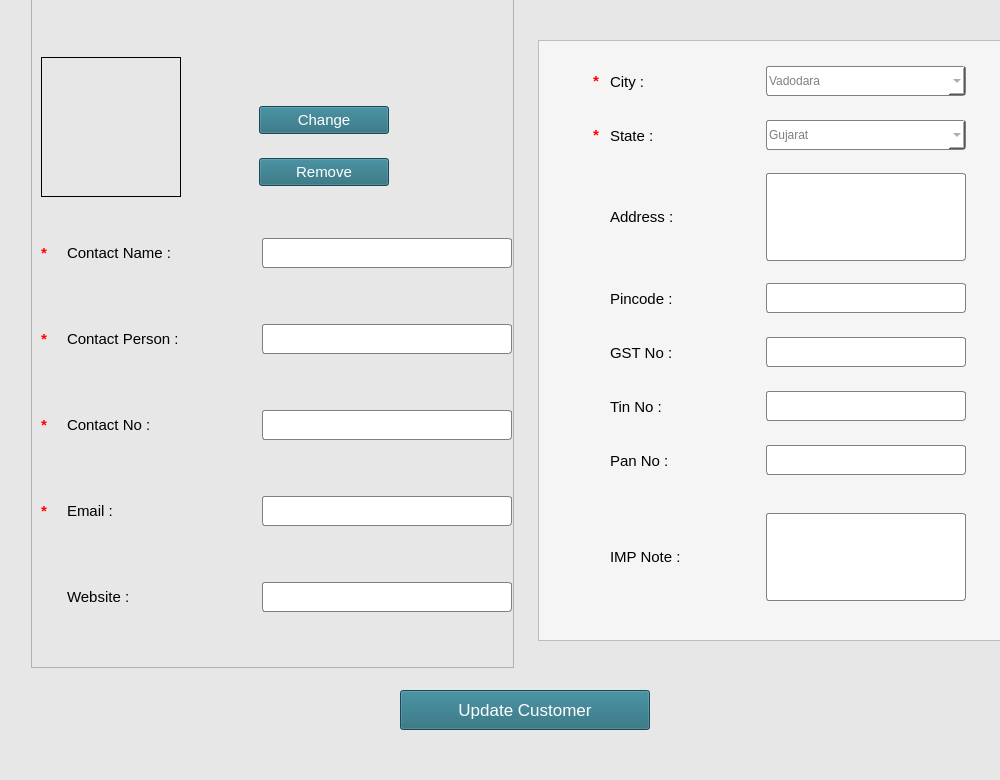
<?xml version="1.0" encoding="UTF-8"?>
<ui version="4.0">
 <class>MainWindow</class>
 <widget class="QMainWindow" name="MainWindow">
  <property name="geometry">
   <rect>
    <x>0</x>
    <y>0</y>
    <width>1000</width>
    <height>780</height>
   </rect>
  </property>
  <property name="minimumSize">
   <size>
    <width>1000</width>
    <height>780</height>
   </size>
  </property>
  <property name="maximumSize">
   <size>
    <width>1000</width>
    <height>780</height>
   </size>
  </property>
  <property name="windowTitle">
   <string>Update Customer</string>
  </property>
  <property name="styleSheet">
   <string notr="true">background-color: rgb(231, 231, 231);</string>
  </property>
  <widget class="QWidget" name="centralwidget">
   <widget class="QPushButton" name="pushButton_5">
    <property name="geometry">
     <rect>
      <x>400</x>
      <y>690</y>
      <width>250</width>
      <height>40</height>
     </rect>
    </property>
    <property name="font">
     <font>
      <pointsize>13</pointsize>
     </font>
    </property>
    <property name="styleSheet">
     <string notr="true">background-color: rgb(33, 103, 120);
color:white;</string>
    </property>
    <property name="text">
     <string>Update Customer</string>
    </property>
    <property name="icon">
     <iconset resource="../add_new_comp.qrc">
      <normaloff>:/sample/Images/edit264.png</normaloff>:/sample/Images/edit264.png</iconset>
    </property>
    <property name="iconSize">
     <size>
      <width>25</width>
      <height>25</height>
     </size>
    </property>
   </widget>
   <widget class="QWidget" name="formLayoutWidget_3">
    <property name="geometry">
     <rect>
      <x>538</x>
      <y>40</y>
      <width>483</width>
      <height>611</height>
     </rect>
    </property>
    <layout class="QGridLayout" name="gridLayout_3">
     <property name="bottomMargin">
      <number>10</number>
     </property>
     <property name="verticalSpacing">
      <number>10</number>
     </property>
     <item row="0" column="0">
      <widget class="QFrame" name="frame_2">
       <property name="styleSheet">
        <string notr="true">background-color: whitesmoke;</string>
       </property>
       <property name="frameShape">
        <enum>QFrame::StyledPanel</enum>
       </property>
       <property name="frameShadow">
        <enum>QFrame::Raised</enum>
       </property>
       <layout class="QGridLayout" name="gridLayout_2">
        <item row="0" column="0">
         <layout class="QVBoxLayout" name="verticalLayout_4">
          <item>
           <layout class="QHBoxLayout" name="horizontalLayout_3">
            <property name="bottomMargin">
             <number>15</number>
            </property>
            <item>
             <widget class="QLabel" name="label_25">
              <property name="minimumSize">
               <size>
                <width>11</width>
                <height>30</height>
               </size>
              </property>
              <property name="maximumSize">
               <size>
                <width>11</width>
                <height>30</height>
               </size>
              </property>
              <property name="font">
               <font>
                <pointsize>11</pointsize>
                <weight>75</weight>
                <bold>true</bold>
               </font>
              </property>
              <property name="styleSheet">
               <string notr="true">color:red;</string>
              </property>
              <property name="text">
               <string>*</string>
              </property>
             </widget>
            </item>
            <item>
             <widget class="QLabel" name="label_4">
              <property name="minimumSize">
               <size>
                <width>150</width>
                <height>33</height>
               </size>
              </property>
              <property name="maximumSize">
               <size>
                <width>150</width>
                <height>33</height>
               </size>
              </property>
              <property name="font">
               <font>
                <pointsize>11</pointsize>
               </font>
              </property>
              <property name="text">
               <string>City :</string>
              </property>
             </widget>
            </item>
            <item>
             <widget class="QComboBox" name="comboBox_2">
              <property name="minimumSize">
               <size>
                <width>200</width>
                <height>30</height>
               </size>
              </property>
              <property name="maximumSize">
               <size>
                <width>200</width>
                <height>30</height>
               </size>
              </property>
              <property name="font">
               <font>
                <pointsize>11</pointsize>
               </font>
              </property>
              <property name="styleSheet">
               <string notr="true">border-radius:3px;
border:1px solid gray;
background-color:white;
color:gray;
</string>
              </property>
              <property name="editable">
               <bool>true</bool>
              </property>
              <property name="minimumContentsLength">
               <number>11</number>
              </property>
              <item>
               <property name="text">
                <string>Vadodara</string>
               </property>
              </item>
              <item>
               <property name="text">
                <string>Ahmedabad</string>
               </property>
              </item>
              <item>
               <property name="text">
                <string>Surat</string>
               </property>
              </item>
              <item>
               <property name="text">
                <string>Rajkot</string>
               </property>
              </item>
             </widget>
            </item>
           </layout>
          </item>
          <item>
           <layout class="QHBoxLayout" name="horizontalLayout_4">
            <property name="bottomMargin">
             <number>15</number>
            </property>
            <item>
             <widget class="QLabel" name="label_26">
              <property name="minimumSize">
               <size>
                <width>11</width>
                <height>30</height>
               </size>
              </property>
              <property name="maximumSize">
               <size>
                <width>11</width>
                <height>30</height>
               </size>
              </property>
              <property name="font">
               <font>
                <pointsize>11</pointsize>
                <weight>75</weight>
                <bold>true</bold>
               </font>
              </property>
              <property name="styleSheet">
               <string notr="true">color:red;</string>
              </property>
              <property name="text">
               <string>*</string>
              </property>
             </widget>
            </item>
            <item>
             <widget class="QLabel" name="label_5">
              <property name="minimumSize">
               <size>
                <width>150</width>
                <height>33</height>
               </size>
              </property>
              <property name="maximumSize">
               <size>
                <width>150</width>
                <height>33</height>
               </size>
              </property>
              <property name="font">
               <font>
                <pointsize>11</pointsize>
               </font>
              </property>
              <property name="text">
               <string>State :</string>
              </property>
             </widget>
            </item>
            <item>
             <widget class="QComboBox" name="comboBox_3">
              <property name="minimumSize">
               <size>
                <width>200</width>
                <height>30</height>
               </size>
              </property>
              <property name="maximumSize">
               <size>
                <width>200</width>
                <height>30</height>
               </size>
              </property>
              <property name="font">
               <font>
                <pointsize>11</pointsize>
               </font>
              </property>
              <property name="styleSheet">
               <string notr="true">border-radius:3px;
border:1px solid gray;
background-color:white;
color:gray;
</string>
              </property>
              <property name="editable">
               <bool>true</bool>
              </property>
              <item>
               <property name="text">
                <string>Gujarat</string>
               </property>
              </item>
              <item>
               <property name="text">
                <string>Maharashtra</string>
               </property>
              </item>
              <item>
               <property name="text">
                <string>Rajasthan</string>
               </property>
              </item>
             </widget>
            </item>
           </layout>
          </item>
          <item>
           <layout class="QHBoxLayout" name="horizontalLayout_21">
            <property name="bottomMargin">
             <number>15</number>
            </property>
            <item>
             <widget class="QLabel" name="label_30">
              <property name="enabled">
               <bool>true</bool>
              </property>
              <property name="minimumSize">
               <size>
                <width>11</width>
                <height>30</height>
               </size>
              </property>
              <property name="maximumSize">
               <size>
                <width>11</width>
                <height>30</height>
               </size>
              </property>
              <property name="font">
               <font>
                <pointsize>11</pointsize>
                <weight>75</weight>
                <bold>true</bold>
               </font>
              </property>
              <property name="styleSheet">
               <string notr="true">color:red;</string>
              </property>
              <property name="text">
               <string/>
              </property>
             </widget>
            </item>
            <item>
             <widget class="QLabel" name="label_7">
              <property name="minimumSize">
               <size>
                <width>150</width>
                <height>33</height>
               </size>
              </property>
              <property name="maximumSize">
               <size>
                <width>150</width>
                <height>33</height>
               </size>
              </property>
              <property name="font">
               <font>
                <pointsize>11</pointsize>
               </font>
              </property>
              <property name="text">
               <string>Address :</string>
              </property>
             </widget>
            </item>
            <item>
             <widget class="QTextEdit" name="textEdit_2">
              <property name="minimumSize">
               <size>
                <width>200</width>
                <height>30</height>
               </size>
              </property>
              <property name="maximumSize">
               <size>
                <width>200</width>
                <height>88</height>
               </size>
              </property>
              <property name="font">
               <font>
                <pointsize>11</pointsize>
               </font>
              </property>
              <property name="styleSheet">
               <string notr="true">border-radius:3px;
border:1px solid gray;
background-color:white;
color:gray;</string>
              </property>
             </widget>
            </item>
           </layout>
          </item>
          <item>
           <layout class="QHBoxLayout" name="horizontalLayout_5">
            <property name="bottomMargin">
             <number>15</number>
            </property>
            <item>
             <widget class="QLabel" name="label_36">
              <property name="enabled">
               <bool>true</bool>
              </property>
              <property name="minimumSize">
               <size>
                <width>11</width>
                <height>30</height>
               </size>
              </property>
              <property name="maximumSize">
               <size>
                <width>11</width>
                <height>30</height>
               </size>
              </property>
              <property name="font">
               <font>
                <pointsize>11</pointsize>
                <weight>75</weight>
                <bold>true</bold>
               </font>
              </property>
              <property name="styleSheet">
               <string notr="true">color:red;</string>
              </property>
              <property name="text">
               <string/>
              </property>
             </widget>
            </item>
            <item>
             <widget class="QLabel" name="label_9">
              <property name="minimumSize">
               <size>
                <width>150</width>
                <height>33</height>
               </size>
              </property>
              <property name="maximumSize">
               <size>
                <width>150</width>
                <height>33</height>
               </size>
              </property>
              <property name="font">
               <font>
                <pointsize>11</pointsize>
               </font>
              </property>
              <property name="text">
               <string>Pincode :</string>
              </property>
             </widget>
            </item>
            <item>
             <widget class="QLineEdit" name="lineEdit_2">
              <property name="minimumSize">
               <size>
                <width>200</width>
                <height>30</height>
               </size>
              </property>
              <property name="maximumSize">
               <size>
                <width>200</width>
                <height>30</height>
               </size>
              </property>
              <property name="font">
               <font>
                <pointsize>11</pointsize>
               </font>
              </property>
              <property name="styleSheet">
               <string notr="true">border-radius:3px;
border:1px solid gray;
background-color:white;
color:gray;
</string>
              </property>
             </widget>
            </item>
           </layout>
          </item>
          <item>
           <layout class="QHBoxLayout" name="horizontalLayout_15">
            <property name="bottomMargin">
             <number>15</number>
            </property>
            <item>
             <widget class="QLabel" name="label_37">
              <property name="enabled">
               <bool>true</bool>
              </property>
              <property name="minimumSize">
               <size>
                <width>11</width>
                <height>30</height>
               </size>
              </property>
              <property name="maximumSize">
               <size>
                <width>11</width>
                <height>30</height>
               </size>
              </property>
              <property name="font">
               <font>
                <pointsize>11</pointsize>
                <weight>75</weight>
                <bold>true</bold>
               </font>
              </property>
              <property name="styleSheet">
               <string notr="true">color:red;</string>
              </property>
              <property name="text">
               <string/>
              </property>
             </widget>
            </item>
            <item>
             <widget class="QLabel" name="label_20">
              <property name="minimumSize">
               <size>
                <width>150</width>
                <height>33</height>
               </size>
              </property>
              <property name="maximumSize">
               <size>
                <width>150</width>
                <height>33</height>
               </size>
              </property>
              <property name="font">
               <font>
                <pointsize>11</pointsize>
               </font>
              </property>
              <property name="text">
               <string>GST No :</string>
              </property>
             </widget>
            </item>
            <item>
             <widget class="QLineEdit" name="lineEdit_7">
              <property name="minimumSize">
               <size>
                <width>200</width>
                <height>30</height>
               </size>
              </property>
              <property name="maximumSize">
               <size>
                <width>200</width>
                <height>30</height>
               </size>
              </property>
              <property name="font">
               <font>
                <pointsize>11</pointsize>
               </font>
              </property>
              <property name="styleSheet">
               <string notr="true">border-radius:3px;
border:1px solid gray;
background-color:white;
color:gray;</string>
              </property>
             </widget>
            </item>
           </layout>
          </item>
          <item>
           <layout class="QHBoxLayout" name="horizontalLayout_22">
            <property name="bottomMargin">
             <number>15</number>
            </property>
            <item>
             <widget class="QLabel" name="label_38">
              <property name="enabled">
               <bool>true</bool>
              </property>
              <property name="minimumSize">
               <size>
                <width>11</width>
                <height>30</height>
               </size>
              </property>
              <property name="maximumSize">
               <size>
                <width>11</width>
                <height>30</height>
               </size>
              </property>
              <property name="font">
               <font>
                <pointsize>11</pointsize>
                <weight>75</weight>
                <bold>true</bold>
               </font>
              </property>
              <property name="styleSheet">
               <string notr="true">color:red;</string>
              </property>
              <property name="text">
               <string/>
              </property>
             </widget>
            </item>
            <item>
             <widget class="QLabel" name="label_28">
              <property name="minimumSize">
               <size>
                <width>150</width>
                <height>33</height>
               </size>
              </property>
              <property name="maximumSize">
               <size>
                <width>150</width>
                <height>33</height>
               </size>
              </property>
              <property name="font">
               <font>
                <pointsize>11</pointsize>
               </font>
              </property>
              <property name="text">
               <string>Tin No :</string>
              </property>
             </widget>
            </item>
            <item>
             <widget class="QLineEdit" name="lineEdit_11">
              <property name="minimumSize">
               <size>
                <width>200</width>
                <height>30</height>
               </size>
              </property>
              <property name="maximumSize">
               <size>
                <width>200</width>
                <height>30</height>
               </size>
              </property>
              <property name="font">
               <font>
                <pointsize>11</pointsize>
               </font>
              </property>
              <property name="styleSheet">
               <string notr="true">border-radius:3px;
border:1px solid gray;
background-color:white;
color:gray;</string>
              </property>
             </widget>
            </item>
           </layout>
          </item>
          <item>
           <layout class="QHBoxLayout" name="horizontalLayout_12">
            <property name="bottomMargin">
             <number>15</number>
            </property>
            <item>
             <widget class="QLabel" name="label_39">
              <property name="enabled">
               <bool>true</bool>
              </property>
              <property name="minimumSize">
               <size>
                <width>11</width>
                <height>30</height>
               </size>
              </property>
              <property name="maximumSize">
               <size>
                <width>11</width>
                <height>30</height>
               </size>
              </property>
              <property name="font">
               <font>
                <pointsize>11</pointsize>
                <weight>75</weight>
                <bold>true</bold>
               </font>
              </property>
              <property name="styleSheet">
               <string notr="true">color:red;</string>
              </property>
              <property name="text">
               <string/>
              </property>
             </widget>
            </item>
            <item>
             <widget class="QLabel" name="label_14">
              <property name="minimumSize">
               <size>
                <width>150</width>
                <height>33</height>
               </size>
              </property>
              <property name="maximumSize">
               <size>
                <width>150</width>
                <height>33</height>
               </size>
              </property>
              <property name="font">
               <font>
                <pointsize>11</pointsize>
               </font>
              </property>
              <property name="text">
               <string>Pan No :</string>
              </property>
             </widget>
            </item>
            <item>
             <widget class="QLineEdit" name="lineEdit_6">
              <property name="minimumSize">
               <size>
                <width>200</width>
                <height>30</height>
               </size>
              </property>
              <property name="maximumSize">
               <size>
                <width>200</width>
                <height>30</height>
               </size>
              </property>
              <property name="font">
               <font>
                <pointsize>11</pointsize>
               </font>
              </property>
              <property name="styleSheet">
               <string notr="true">border-radius:3px;
border:1px solid gray;
background-color:white;
color:gray;</string>
              </property>
             </widget>
            </item>
           </layout>
          </item>
         </layout>
        </item>
        <item row="1" column="0">
         <layout class="QHBoxLayout" name="horizontalLayout_9">
          <property name="bottomMargin">
           <number>15</number>
          </property>
          <item>
           <widget class="QLabel" name="label_41">
            <property name="enabled">
             <bool>true</bool>
            </property>
            <property name="minimumSize">
             <size>
              <width>11</width>
              <height>30</height>
             </size>
            </property>
            <property name="maximumSize">
             <size>
              <width>11</width>
              <height>30</height>
             </size>
            </property>
            <property name="font">
             <font>
              <pointsize>11</pointsize>
              <weight>75</weight>
              <bold>true</bold>
             </font>
            </property>
            <property name="styleSheet">
             <string notr="true">color:red;</string>
            </property>
            <property name="text">
             <string/>
            </property>
           </widget>
          </item>
          <item>
           <widget class="QLabel" name="label_10">
            <property name="minimumSize">
             <size>
              <width>150</width>
              <height>33</height>
             </size>
            </property>
            <property name="maximumSize">
             <size>
              <width>150</width>
              <height>33</height>
             </size>
            </property>
            <property name="font">
             <font>
              <pointsize>11</pointsize>
             </font>
            </property>
            <property name="text">
             <string>IMP Note :</string>
            </property>
           </widget>
          </item>
          <item>
           <widget class="QTextEdit" name="textEdit_3">
            <property name="minimumSize">
             <size>
              <width>200</width>
              <height>88</height>
             </size>
            </property>
            <property name="maximumSize">
             <size>
              <width>200</width>
              <height>88</height>
             </size>
            </property>
            <property name="font">
             <font>
              <pointsize>11</pointsize>
             </font>
            </property>
            <property name="styleSheet">
             <string notr="true">border-radius:3px;
border:1px solid gray;
background-color:white;
color:gray;</string>
            </property>
           </widget>
          </item>
         </layout>
        </item>
       </layout>
      </widget>
     </item>
    </layout>
   </widget>
   <widget class="QFrame" name="frame">
    <property name="geometry">
     <rect>
      <x>31</x>
      <y>-9</y>
      <width>483</width>
      <height>677</height>
     </rect>
    </property>
    <property name="font">
     <font>
      <pointsize>11</pointsize>
     </font>
    </property>
    <property name="styleSheet">
     <string notr="true"/>
    </property>
    <property name="frameShape">
     <enum>QFrame::StyledPanel</enum>
    </property>
    <property name="frameShadow">
     <enum>QFrame::Raised</enum>
    </property>
    <layout class="QGridLayout" name="gridLayout">
     <item row="0" column="0">
      <layout class="QVBoxLayout" name="verticalLayout">
       <property name="spacing">
        <number>15</number>
       </property>
       <item>
        <layout class="QHBoxLayout" name="horizontalLayout_17">
         <property name="topMargin">
          <number>15</number>
         </property>
         <property name="bottomMargin">
          <number>15</number>
         </property>
        </layout>
       </item>
       <item>
        <layout class="QHBoxLayout" name="horizontalLayout_18">
         <item>
          <widget class="QLabel" name="label_32">
           <property name="minimumSize">
            <size>
             <width>140</width>
             <height>140</height>
            </size>
           </property>
           <property name="maximumSize">
            <size>
             <width>140</width>
             <height>140</height>
            </size>
           </property>
           <property name="font">
            <font>
             <pointsize>10</pointsize>
            </font>
           </property>
           <property name="styleSheet">
            <string notr="true">border:1px solid black;</string>
           </property>
           <property name="text">
            <string/>
           </property>
           <property name="pixmap">
            <pixmap resource="../add_new_comp.qrc">:/sample/hba.jpg</pixmap>
           </property>
           <property name="scaledContents">
            <bool>true</bool>
           </property>
          </widget>
         </item>
         <item>
          <spacer name="horizontalSpacer_4">
           <property name="orientation">
            <enum>Qt::Horizontal</enum>
           </property>
           <property name="sizeType">
            <enum>QSizePolicy::Fixed</enum>
           </property>
           <property name="sizeHint" stdset="0">
            <size>
             <width>63</width>
             <height>20</height>
            </size>
           </property>
          </spacer>
         </item>
         <item>
          <layout class="QVBoxLayout" name="verticalLayout_5">
           <item>
            <spacer name="verticalSpacer_2">
             <property name="orientation">
              <enum>Qt::Vertical</enum>
             </property>
             <property name="sizeType">
              <enum>QSizePolicy::Fixed</enum>
             </property>
             <property name="sizeHint" stdset="0">
              <size>
               <width>20</width>
               <height>40</height>
              </size>
             </property>
            </spacer>
           </item>
           <item>
            <widget class="QPushButton" name="pushButton_6">
             <property name="minimumSize">
              <size>
               <width>130</width>
               <height>28</height>
              </size>
             </property>
             <property name="maximumSize">
              <size>
               <width>130</width>
               <height>28</height>
              </size>
             </property>
             <property name="font">
              <font>
               <pointsize>11</pointsize>
              </font>
             </property>
             <property name="styleSheet">
              <string notr="true">background-color: rgb(33, 103, 120);
color:white;</string>
             </property>
             <property name="text">
              <string>Change</string>
             </property>
             <property name="icon">
              <iconset resource="../add_new_comp.qrc">
               <normaloff>:/sample/Images/gallery64.png</normaloff>:/sample/Images/gallery64.png</iconset>
             </property>
             <property name="iconSize">
              <size>
               <width>25</width>
               <height>25</height>
              </size>
             </property>
            </widget>
           </item>
           <item>
            <widget class="QPushButton" name="pushButton_7">
             <property name="minimumSize">
              <size>
               <width>130</width>
               <height>28</height>
              </size>
             </property>
             <property name="maximumSize">
              <size>
               <width>130</width>
               <height>28</height>
              </size>
             </property>
             <property name="font">
              <font>
               <pointsize>11</pointsize>
              </font>
             </property>
             <property name="styleSheet">
              <string notr="true">background-color: rgb(33, 103, 120);
color:white;</string>
             </property>
             <property name="text">
              <string>Remove</string>
             </property>
             <property name="icon">
              <iconset resource="../add_new_comp.qrc">
               <normaloff>:/sample/Images/delete264.png</normaloff>:/sample/Images/delete264.png</iconset>
             </property>
             <property name="iconSize">
              <size>
               <width>25</width>
               <height>25</height>
              </size>
             </property>
            </widget>
           </item>
          </layout>
         </item>
         <item>
          <spacer name="horizontalSpacer_3">
           <property name="orientation">
            <enum>Qt::Horizontal</enum>
           </property>
           <property name="sizeHint" stdset="0">
            <size>
             <width>40</width>
             <height>20</height>
            </size>
           </property>
          </spacer>
         </item>
        </layout>
       </item>
       <item>
        <layout class="QHBoxLayout" name="horizontalLayout_23">
         <property name="bottomMargin">
          <number>15</number>
         </property>
         <item>
          <widget class="QLabel" name="label_35">
           <property name="minimumSize">
            <size>
             <width>11</width>
             <height>30</height>
            </size>
           </property>
           <property name="maximumSize">
            <size>
             <width>11</width>
             <height>30</height>
            </size>
           </property>
           <property name="font">
            <font>
             <pointsize>11</pointsize>
             <weight>75</weight>
             <bold>true</bold>
            </font>
           </property>
           <property name="styleSheet">
            <string notr="true">color:red;</string>
           </property>
           <property name="text">
            <string>*</string>
           </property>
          </widget>
         </item>
         <item>
          <widget class="QLabel" name="label_40">
           <property name="minimumSize">
            <size>
             <width>180</width>
             <height>22</height>
            </size>
           </property>
           <property name="maximumSize">
            <size>
             <width>180</width>
             <height>16777215</height>
            </size>
           </property>
           <property name="font">
            <font>
             <pointsize>11</pointsize>
            </font>
           </property>
           <property name="text">
            <string>Contact Name :</string>
           </property>
          </widget>
         </item>
         <item>
          <widget class="QLineEdit" name="lineEdit_12">
           <property name="sizePolicy">
            <sizepolicy hsizetype="Fixed" vsizetype="Fixed">
             <horstretch>0</horstretch>
             <verstretch>0</verstretch>
            </sizepolicy>
           </property>
           <property name="minimumSize">
            <size>
             <width>250</width>
             <height>30</height>
            </size>
           </property>
           <property name="maximumSize">
            <size>
             <width>250</width>
             <height>30</height>
            </size>
           </property>
           <property name="font">
            <font>
             <pointsize>11</pointsize>
            </font>
           </property>
           <property name="styleSheet">
            <string notr="true">border-radius:3px;
border:1px solid gray;
background-color:white;
color:gray;
</string>
           </property>
          </widget>
         </item>
        </layout>
       </item>
       <item>
        <layout class="QHBoxLayout" name="horizontalLayout_16">
         <property name="bottomMargin">
          <number>15</number>
         </property>
         <item>
          <widget class="QLabel" name="label_24">
           <property name="minimumSize">
            <size>
             <width>11</width>
             <height>30</height>
            </size>
           </property>
           <property name="maximumSize">
            <size>
             <width>11</width>
             <height>30</height>
            </size>
           </property>
           <property name="font">
            <font>
             <pointsize>11</pointsize>
             <weight>75</weight>
             <bold>true</bold>
            </font>
           </property>
           <property name="styleSheet">
            <string notr="true">color:red;</string>
           </property>
           <property name="text">
            <string>*</string>
           </property>
          </widget>
         </item>
         <item>
          <widget class="QLabel" name="label_21">
           <property name="minimumSize">
            <size>
             <width>180</width>
             <height>22</height>
            </size>
           </property>
           <property name="maximumSize">
            <size>
             <width>180</width>
             <height>16777215</height>
            </size>
           </property>
           <property name="font">
            <font>
             <pointsize>11</pointsize>
            </font>
           </property>
           <property name="text">
            <string>Contact Person :</string>
           </property>
          </widget>
         </item>
         <item>
          <widget class="QLineEdit" name="lineEdit_8">
           <property name="sizePolicy">
            <sizepolicy hsizetype="Fixed" vsizetype="Fixed">
             <horstretch>0</horstretch>
             <verstretch>0</verstretch>
            </sizepolicy>
           </property>
           <property name="minimumSize">
            <size>
             <width>250</width>
             <height>30</height>
            </size>
           </property>
           <property name="maximumSize">
            <size>
             <width>250</width>
             <height>30</height>
            </size>
           </property>
           <property name="font">
            <font>
             <pointsize>11</pointsize>
            </font>
           </property>
           <property name="styleSheet">
            <string notr="true">border-radius:3px;
border:1px solid gray;
background-color:white;
color:gray;
</string>
           </property>
          </widget>
         </item>
        </layout>
       </item>
       <item>
        <layout class="QHBoxLayout" name="horizontalLayout_19">
         <property name="bottomMargin">
          <number>15</number>
         </property>
         <item>
          <widget class="QLabel" name="label_31">
           <property name="minimumSize">
            <size>
             <width>11</width>
             <height>30</height>
            </size>
           </property>
           <property name="maximumSize">
            <size>
             <width>11</width>
             <height>30</height>
            </size>
           </property>
           <property name="font">
            <font>
             <pointsize>11</pointsize>
             <weight>75</weight>
             <bold>true</bold>
            </font>
           </property>
           <property name="styleSheet">
            <string notr="true">color:red;</string>
           </property>
           <property name="text">
            <string>*</string>
           </property>
          </widget>
         </item>
         <item>
          <widget class="QLabel" name="label_23">
           <property name="minimumSize">
            <size>
             <width>180</width>
             <height>22</height>
            </size>
           </property>
           <property name="maximumSize">
            <size>
             <width>180</width>
             <height>16777215</height>
            </size>
           </property>
           <property name="font">
            <font>
             <pointsize>11</pointsize>
            </font>
           </property>
           <property name="text">
            <string>Contact No :</string>
           </property>
          </widget>
         </item>
         <item>
          <widget class="QLineEdit" name="lineEdit_9">
           <property name="sizePolicy">
            <sizepolicy hsizetype="Fixed" vsizetype="Fixed">
             <horstretch>0</horstretch>
             <verstretch>0</verstretch>
            </sizepolicy>
           </property>
           <property name="minimumSize">
            <size>
             <width>250</width>
             <height>30</height>
            </size>
           </property>
           <property name="maximumSize">
            <size>
             <width>250</width>
             <height>30</height>
            </size>
           </property>
           <property name="font">
            <font>
             <pointsize>11</pointsize>
            </font>
           </property>
           <property name="styleSheet">
            <string notr="true">border-radius:3px;
border:1px solid gray;
background-color:white;
color:gray;
</string>
           </property>
          </widget>
         </item>
        </layout>
       </item>
       <item>
        <layout class="QHBoxLayout" name="horizontalLayout_20">
         <property name="bottomMargin">
          <number>15</number>
         </property>
         <item>
          <widget class="QLabel" name="label_33">
           <property name="minimumSize">
            <size>
             <width>11</width>
             <height>30</height>
            </size>
           </property>
           <property name="maximumSize">
            <size>
             <width>11</width>
             <height>30</height>
            </size>
           </property>
           <property name="font">
            <font>
             <pointsize>11</pointsize>
             <weight>75</weight>
             <bold>true</bold>
            </font>
           </property>
           <property name="styleSheet">
            <string notr="true">color:red;</string>
           </property>
           <property name="text">
            <string>*</string>
           </property>
          </widget>
         </item>
         <item>
          <widget class="QLabel" name="label_34">
           <property name="minimumSize">
            <size>
             <width>180</width>
             <height>22</height>
            </size>
           </property>
           <property name="maximumSize">
            <size>
             <width>180</width>
             <height>16777215</height>
            </size>
           </property>
           <property name="font">
            <font>
             <pointsize>11</pointsize>
            </font>
           </property>
           <property name="text">
            <string>Email :</string>
           </property>
          </widget>
         </item>
         <item>
          <widget class="QLineEdit" name="lineEdit_10">
           <property name="sizePolicy">
            <sizepolicy hsizetype="Fixed" vsizetype="Fixed">
             <horstretch>0</horstretch>
             <verstretch>0</verstretch>
            </sizepolicy>
           </property>
           <property name="minimumSize">
            <size>
             <width>250</width>
             <height>30</height>
            </size>
           </property>
           <property name="maximumSize">
            <size>
             <width>250</width>
             <height>30</height>
            </size>
           </property>
           <property name="font">
            <font>
             <pointsize>11</pointsize>
            </font>
           </property>
           <property name="styleSheet">
            <string notr="true">border-radius:3px;
border:1px solid gray;
background-color:white;
color:gray;
</string>
           </property>
          </widget>
         </item>
        </layout>
       </item>
       <item>
        <layout class="QHBoxLayout" name="horizontalLayout_6">
         <property name="bottomMargin">
          <number>15</number>
         </property>
         <item>
          <widget class="QLabel" name="label_27">
           <property name="minimumSize">
            <size>
             <width>11</width>
             <height>30</height>
            </size>
           </property>
           <property name="maximumSize">
            <size>
             <width>11</width>
             <height>30</height>
            </size>
           </property>
           <property name="font">
            <font>
             <pointsize>11</pointsize>
             <weight>75</weight>
             <bold>true</bold>
            </font>
           </property>
           <property name="styleSheet">
            <string notr="true">color:red;</string>
           </property>
           <property name="text">
            <string/>
           </property>
          </widget>
         </item>
         <item>
          <widget class="QLabel" name="label_8">
           <property name="minimumSize">
            <size>
             <width>180</width>
             <height>22</height>
            </size>
           </property>
           <property name="maximumSize">
            <size>
             <width>180</width>
             <height>16777215</height>
            </size>
           </property>
           <property name="font">
            <font>
             <pointsize>11</pointsize>
            </font>
           </property>
           <property name="text">
            <string>Website :</string>
           </property>
          </widget>
         </item>
         <item>
          <widget class="QLineEdit" name="lineEdit_3">
           <property name="sizePolicy">
            <sizepolicy hsizetype="Fixed" vsizetype="Fixed">
             <horstretch>0</horstretch>
             <verstretch>0</verstretch>
            </sizepolicy>
           </property>
           <property name="minimumSize">
            <size>
             <width>250</width>
             <height>30</height>
            </size>
           </property>
           <property name="maximumSize">
            <size>
             <width>250</width>
             <height>30</height>
            </size>
           </property>
           <property name="font">
            <font>
             <pointsize>11</pointsize>
            </font>
           </property>
           <property name="styleSheet">
            <string notr="true">border-radius:3px;
border:1px solid gray;
background-color:white;
color:gray;
</string>
           </property>
          </widget>
         </item>
        </layout>
       </item>
      </layout>
     </item>
    </layout>
   </widget>
  </widget>
  <widget class="QMenuBar" name="menubar">
   <property name="geometry">
    <rect>
     <x>0</x>
     <y>0</y>
     <width>1000</width>
     <height>26</height>
    </rect>
   </property>
  </widget>
  <widget class="QStatusBar" name="statusbar">
   <property name="styleSheet">
    <string notr="true"/>
   </property>
  </widget>
 </widget>
 <resources>
  <include location="../add_new_comp.qrc"/>
 </resources>
 <connections/>
</ui>
